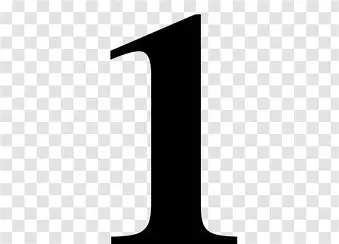
#> input picture dataset/1_fin.png, 339 x 244 px; its folder holds 4 pictures in this run
$ python recognition.py
#> lines starting #> are read from the running program, lines starting #| are printed output that depends on the picture; after the words box and inside, x2 and y2 are one past the last pixel; in counts of white or black regions, pixels touching at a corner belong together
import os
import numpy as np
from PIL import Image

# CONFIGURATION
DATASET_PATH = "./dataset"
TARGET_SIZE = (28, 28)
THRESHOLD = 127

def process_image(file_path):
    """
    Transforme n'importe quelle image (PNG, JPG) en matrice binaire.
    """
#> called with file_path = './dataset/1_fin.png'
    try:
        # 1. Acquisition et Grayscale (L = Luminance)
        img = Image.open(file_path).convert('L')

        # 2. Resize automatique à 28x28
        img = img.resize(TARGET_SIZE)
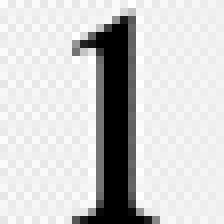
#> img: PIL image 28x28 L (shown 8 times larger); min 0, max 255, mean 205.3

        # 3. Conversion en matrice NumPy
        matrix = np.array(img)

        # 4. Binarisation : pixel = 1 (noir/chiffre), pixel = 0 (blanc/fond)
        binary_matrix = (matrix < THRESHOLD).astype(int)
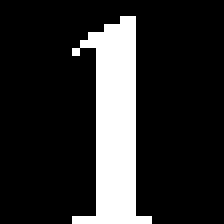
#> binary_matrix: shape (28, 28) int64 (shown 8 times larger); values 0 (black) and 1 (white), 17.2% white; 1 white region, box (x1, y1, x2, y2) and area: (9, 2, 19, 28) 135

        return binary_matrix
    except Exception as e:
        print(f"Erreur lors du traitement de {file_path}: {e}")
        return None

def load_dataset(folder_path):
    """
    Charge toutes les images du dossier dataset pour servir de modèles.
    """
    dataset = {}
    if not os.path.exists(folder_path):
        os.makedirs(folder_path)
        print(f"Dossier '{folder_path}' créé. Placez vos images dedans.")
        return dataset

    for filename in os.listdir(folder_path):
        if filename.lower().endswith((".png", ".jpg", ".jpeg")):
            label = os.path.splitext(filename)[0] # Récupère le nom sans l'extension
            matrix = process_image(os.path.join(folder_path, filename))
            if matrix is not None:
                dataset[label] = matrix
#> pass 2 of the loop in load_dataset, `for filename in os.listdir(folder_path):`:
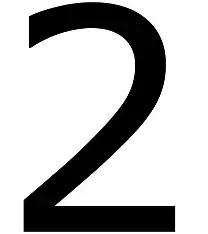
#> input picture dataset/2_classique.png, 208 x 234 px
#> in process_image (call 2), `img = img.resize(TARGET_SIZE)`:
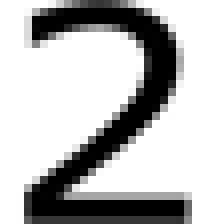
#> img: PIL image 28x28 L (shown 8 times larger); min 0, max 255, mean 185.6
#> in process_image (call 2), `binary_matrix = (matrix < THRESHOLD).astype(int)`:
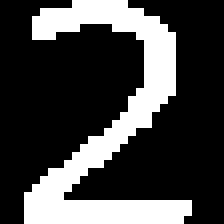
#> binary_matrix: shape (28, 28) int64 (shown 8 times larger); values 0 (black) and 1 (white), 26.8% white; 1 white region, box (x1, y1, x2, y2) and area: (3, 0, 24, 28) 210
#> pass 3 of the loop in load_dataset, `for filename in os.listdir(folder_path):`:
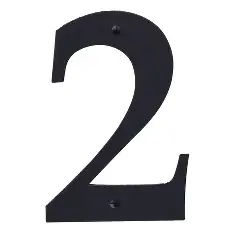
#> input picture dataset/2_elegant.png, 235 x 235 px
#> in process_image (call 3), `img = img.resize(TARGET_SIZE)`:
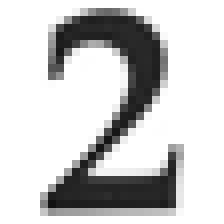
#> img: PIL image 28x28 L (shown 8 times larger); min 18, max 255, mean 202.6
#> in process_image (call 3), `binary_matrix = (matrix < THRESHOLD).astype(int)`:
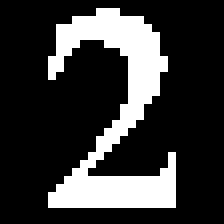
#> binary_matrix: shape (28, 28) int64 (shown 8 times larger); values 0 (black) and 1 (white), 21.9% white; 1 white region, box (x1, y1, x2, y2) and area: (6, 1, 22, 26) 172
#> the loop made 4 passes; the first 3 are shown

    print(f"Dataset chargé : {len(dataset)} modèles trouvés.")
#| Dataset chargé : 4 modèles trouvés.
    return dataset

def predict(input_matrix, dataset):
    """
    Compare la matrice de test avec chaque modèle et retourne le meilleur score.
    """
    best_digit = "Inconnu"
    max_score = -1

    for label, template in dataset.items():
        # np.sum(input_matrix == template) compte les pixels identiques
        score = np.sum(input_matrix == template)

        if score > max_score:
            max_score = score
            best_digit = label[0]

    # Calcul du pourcentage de confiance (sur 784 pixels au total)
    confidence = (max_score / (TARGET_SIZE[0] * TARGET_SIZE[1])) * 100
    return best_digit, confidence

# EXECUTION
if __name__ == "__main__":
    print("=== IA Digit Recognizer (Pillow + NumPy) ===")

    # Chargement initial des modèles
    reference_data = load_dataset(DATASET_PATH)
#> reference_data = 4 items

    if not reference_data:
        print("Fin du programme : Aucun modèle de référence trouvé.")
    else:
        while True:
            print("-" * 30)
            filename = input("Entrez le nom de l'image à analyser (ou 'quit') : ")
#> the answer given: dataset/1_fin.png

            if filename.lower() == 'quit':
                break

            # Traitement de l'image de test
            test_matrix = process_image(filename)

            if test_matrix is not None:
                # On remplace 1 par '#' et 0 par '.' pour voir le chiffre
                print("\nAperçu :")
                for row in test_matrix:
                    print("".join(['1' if p == 1 else '0' for p in row]))
#> this loop made 28 passes
#| 0000000000000000000000000000
#| 0000000000000000000000000000
#| 0000000000000001100000000000
#| 0000000000000111100000000000
#| 0000000000011111100000000000
#| 0000000000111111100000000000
#| 0000000001001111100000000000
#| 0000000000001111100000000000
#> (further printed lines are left out)

                # Prédiction
                digit, score = predict(test_matrix, reference_data)
#> the loop in predict, `for label, template in dataset.items():` made 4 passes
#> (label, score, max_score, best_digit) on pass 1: ('1_fin', 784, 784, '1')
#> (label, score) on passes 2 to 4: ('2_classique', 531), ('2_elegant', 597), ('2_gras', 500)
#> after the loop in predict, `for label, template in dataset.items():`: max_score = 784
#> in predict, `confidence = (max_score / (TARGET_SIZE[0] * TARGET_SIZE[1])) * 100`: confidence = 100
#> digit = '1'; score = 100

                print(f"\n RÉSULTAT : Chiffre {digit}")
#|  RÉSULTAT : Chiffre 1
                print(f"CONFIANCE : {score:.2f}%")
#| CONFIANCE : 100.00%
            else:
                print("Erreur : Impossible de traiter l'image. Assurez-vous que le fichier existe et est une image valide.")
#> pass 2 of the loop `while True:`:
#> the answer given: dataset/2_classique.png
#> the loop `for row in test_matrix:` made 28 passes
#| 0000000001111111000000000000
#| 0000011111111111110000000000
#| 0000111111111111111100000000
#| 0000111111000011111110000000
#| 0000111000000000011111000000
#> (further printed lines are left out)
#> the loop in predict (call 2), `for label, template in dataset.items():` made 4 passes
#> (label, score, max_score, best_digit) on passes 1 to 2: ('1_fin', 531, 531, '1'), ('2_classique', 784, 784, '2')
#> digit = '2'
#|  RÉSULTAT : Chiffre 2
#| CONFIANCE : 100.00%
#> pass 3 of the loop `while True:`:
#> the answer given: dataset/2_elegant.png
#|  RÉSULTAT : Chiffre 2
#| CONFIANCE : 100.00%
#> (the run stopped early here; a loop or call above may not have finished)
